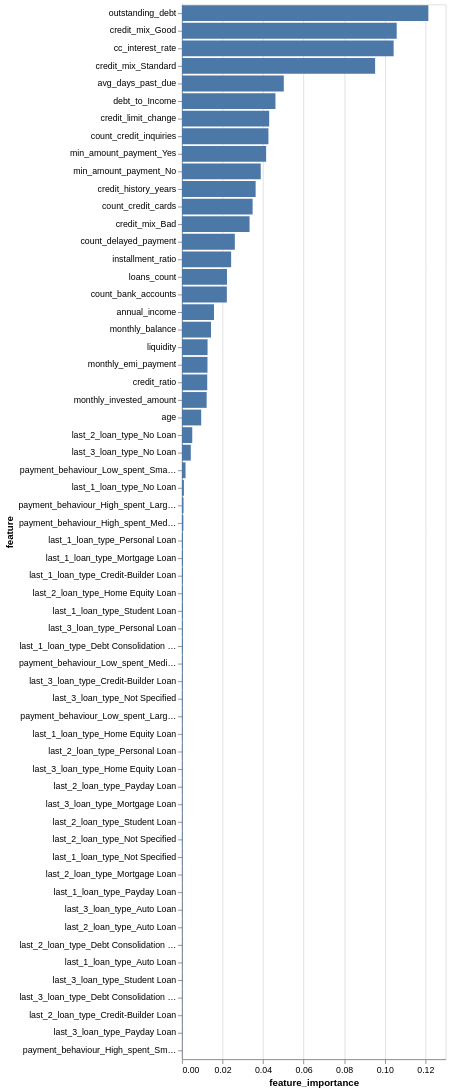

Write notebook code for a chart like this one.
### Code cell
# Display all features
alt.Chart(rf_feature_imp).mark_bar().encode(
    x = 'feature_importance',
    y = alt.Y("feature", sort='-x'),
    tooltip = ['feature','feature_importance'])

### Figure 1 — Vega-Lite specification as saved in the notebook (floating-point values rounded to 4 significant figures)
{"config": {"view": {"continuousWidth": 300, "continuousHeight": 300}}, "data": {"name": "data-092b503be538261ceae9b9481bfcbb1f"}, "mark": {"type": "bar"}, "encoding": {"tooltip": [{"field": "feature", "type": "nominal"}, {"field": "feature_importance", "type": "quantitative"}], "x": {"field": "feature_importance", "type": "quantitative"}, "y": {"field": "feature", "sort": "-x", "type": "nominal"}}, "$schema": "https://vega.github.io/schema/vega-lite/v5.20.1.json", "datasets": {"data-092b503be538261ceae9b9481bfcbb1f": [{"feature": "outstanding_debt", "feature_importance": 0.1215}, {"feature": "credit_mix_Good", "feature_importance": 0.1059}, {"feature": "cc_interest_rate", "feature_importance": 0.1044}, {"feature": "credit_mix_Standard", "feature_importance": 0.09523}, {"feature": "avg_days_past_due", "feature_importance": 0.05021}, {"feature": "debt_to_Income", "feature_importance": 0.04609}, {"feature": "credit_limit_change", "feature_importance": 0.043}, {"feature": "count_credit_inquiries", "feature_importance": 0.04263}, {"feature": "min_amount_payment_Yes", "feature_importance": 0.0415}, {"feature": "min_amount_payment_No", "feature_importance": 0.03883}, {"feature": "credit_history_years", "feature_importance": 0.03633}, {"feature": "count_credit_cards", "feature_importance": 0.03483}, {"feature": "credit_mix_Bad", "feature_importance": 0.03333}, {"feature": "count_delayed_payment", "feature_importance": 0.02607}, {"feature": "installment_ratio", "feature_importance": 0.02425}, {"feature": "loans_count", "feature_importance": 0.02219}, {"feature": "count_bank_accounts", "feature_importance": 0.02214}, {"feature": "annual_income", "feature_importance": 0.01579}, {"feature": "monthly_balance", "feature_importance": 0.01431}, {"feature": "liquidity", "feature_importance": 0.01263}, {"feature": "monthly_emi_payment", "feature_importance": 0.01259}, {"feature": "credit_ratio", "feature_importance": 0.01247}, {"feature": "monthly_invested_amount", "feature_importance": 0.01218}, {"feature": "age", "feature_importance": 0.009485}, {"feature": "last_2_loan_type_No Loan", "feature_importance": 0.005083}, {"feature": "last_3_loan_type_No Loan", "feature_importance": 0.004361}, {"feature": "payment_behaviour_Low_spent_Small_value_payments", "feature_importance": 0.001756}, {"feature": "last_1_loan_type_No Loan", "feature_importance": 0.0009582}, {"feature": "payment_behaviour_High_spent_Large_value_payments", "feature_importance": 0.0007738}, {"feature": "payment_behaviour_High_spent_Medium_value_payments", "feature_importance": 0.0006894}, {"feature": "last_1_loan_type_Personal Loan", "feature_importance": 0.000524}, {"feature": "last_1_loan_type_Mortgage Loan", "feature_importance": 0.0005115}, {"feature": "last_1_loan_type_Credit-Builder Loan", "feature_importance": 0.0004603}, {"feature": "last_2_loan_type_Home Equity Loan", "feature_importance": 0.000459}, {"feature": "last_1_loan_type_Student Loan", "feature_importance": 0.0004565}, {"feature": "last_3_loan_type_Personal Loan", "feature_importance": 0.0004148}, {"feature": "last_1_loan_type_Debt Consolidation Loan", "feature_importance": 0.0004124}, {"feature": "payment_behaviour_Low_spent_Medium_value_payments", "feature_importance": 0.0003477}, {"feature": "last_3_loan_type_Credit-Builder Loan", "feature_importance": 0.0003366}, {"feature": "last_3_loan_type_Not Specified", "feature_importance": 0.00033}, {"feature": "payment_behaviour_Low_spent_Large_value_payments", "feature_importance": 0.0002901}, {"feature": "last_1_loan_type_Home Equity Loan", "feature_importance": 0.0002842}, {"feature": "last_2_loan_type_Personal Loan", "feature_importance": 0.0002721}, {"feature": "last_3_loan_type_Home Equity Loan", "feature_importance": 0.0002697}, {"feature": "last_2_loan_type_Payday Loan", "feature_importance": 0.0002695}, {"feature": "last_3_loan_type_Mortgage Loan", "feature_importance": 0.0002687}, {"feature": "last_2_loan_type_Student Loan", "feature_importance": 0.000265}, {"feature": "last_2_loan_type_Not Specified", "feature_importance": 0.0002648}, {"feature": "last_1_loan_type_Not Specified", "feature_importance": 0.0002579}, {"feature": "last_2_loan_type_Mortgage Loan", "feature_importance": 0.000234}, {"feature": "last_1_loan_type_Payday Loan", "feature_importance": 0.0002146}, {"feature": "last_3_loan_type_Auto Loan", "feature_importance": 0.0002137}, {"feature": "last_2_loan_type_Auto Loan", "feature_importance": 0.0002094}, {"feature": "last_2_loan_type_Debt Consolidation Loan", "feature_importance": 0.0001989}, {"feature": "last_1_loan_type_Auto Loan", "feature_importance": 0.0001742}, {"feature": "last_3_loan_type_Student Loan", "feature_importance": 0.0001504}, {"feature": "last_3_loan_type_Debt Consolidation Loan", "feature_importance": 0.0001478}, {"feature": "last_2_loan_type_Credit-Builder Loan", "feature_importance": 0.0001476}, {"feature": "last_3_loan_type_Payday Loan", "feature_importance": 0.0001333}, {"feature": "payment_behaviour_High_spent_Small_value_payments", "feature_importance": 8.747e-05}]}}
